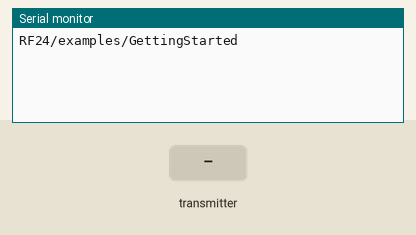
A sketch run on a simulated Arduino Uno, built with avr-gcc and run on an emulated ATmega328P. Shown: the last lines printed to the serial monitor. The test bench sets the inputs (shaded band). No radio packets arrive unless stated.

Above: at 1.2 s.
1.3 s: the transmitter starts sending test = 0
At 1.37 s:
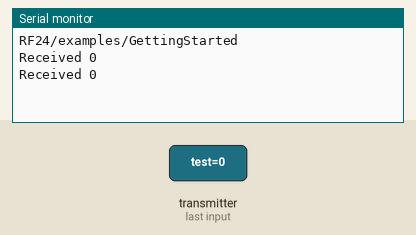
3.2 s: the transmitter starts sending test = 256
At 3.27 s:
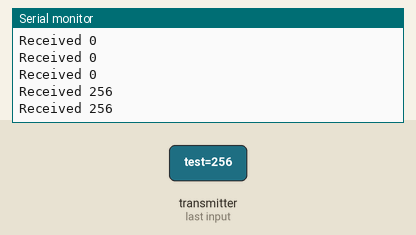

Measured:
- after the input at 1.3 s, the serial monitor: prints a new line at once (image 1)
- after the input at 3.2 s, the serial monitor: prints a new line at once (image 2)

The sketch:

receiveNum.ino
```cpp
/*
  Getting Started example sketch for nRF24L01+ radios
  This is a very basic example of how to send data from one node to another
  Updated: Dec 2014 by TMRh20
*/

#include <SPI.h>
#include "RF24.h"
unsigned long test;

/****************** User Config ***************************/
/***      Set this radio as radio number 0 or 1         ***/
bool radioNumber = 0;

/* Hardware configuration: Set up nRF24L01 radio on SPI bus plus pins 7 & 8 */
RF24 radio(9, 10);
/**********************************************************/

byte addresses[][6] = {"1Node", "2Node"};

// Used to control whether this node is sending or receiving
bool role = 0;

void setup() {
  Serial.begin(115200);
  Serial.println(F("RF24/examples/GettingStarted"));

  radio.begin();

  // Set the PA Level low to prevent power supply related issues since this is a
  // getting_started sketch, and the likelihood of close proximity of the devices. RF24_PA_MAX is default.
  radio.setPALevel(RF24_PA_LOW);


  radio.openWritingPipe(addresses[0]);
  radio.openReadingPipe(1, addresses[1]);


// Start the radio listening for data
radio.startListening();
}

void loop() {


  if ( radio.available()) {
    // Variable for the received timestamp
    while (radio.available()) {                                   // While there is data ready
      radio.read( &test, sizeof(unsigned long) );             // Get the payload
    }

    Serial.print(F("Received "));
    Serial.println(test);
  }
}
```
